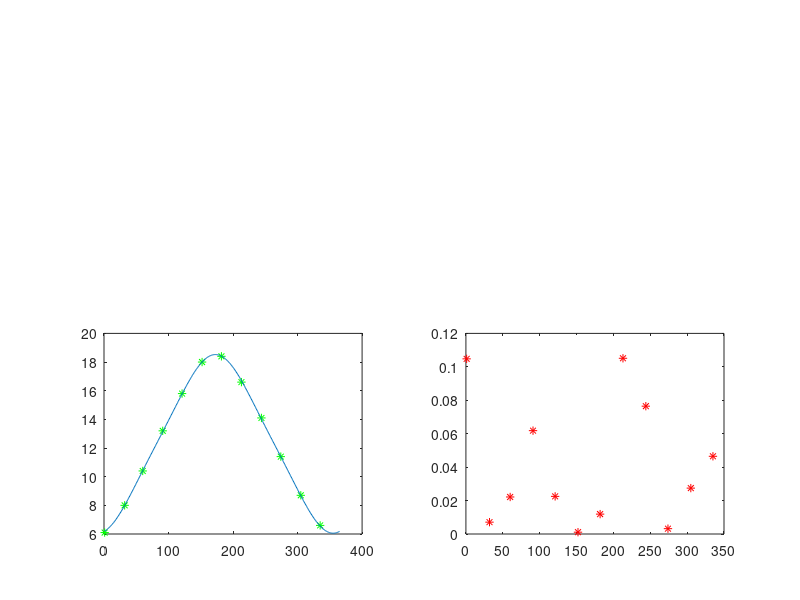

Recreate this plot in MATLAB.
t = [1 32 60 274 305 335 91 121 152 182 213 244];
t = t';
y = [6.1 8.0 10.4 11.4 8.7 6.6 13.2 15.8 18.0 18.4 16.6 14.1];

w = 2*pi/365;
k = 3;
A = [ones(size(t)) cos(w*t) sin(w*t) cos(k*w*t) sin(k*w*t)];

c = A\y';

f = @(t) c(1) + c(2)*cos(w*t) + c(3)*sin(w*t) + c(4)*cos(k*w*t) + c(5)*sin(k*w*t);
subplot(2, 2, 4)
plot(t, abs(f(t')-y), 'r*')

subplot(2, 2, 3)
plot(t, y, 'g*')
hold on
t2 = 1:365;
plot(t2, f(t2))

disp(sum((f(t')-y).^2)) % Felkvadratsumma?
disp(f(157))
